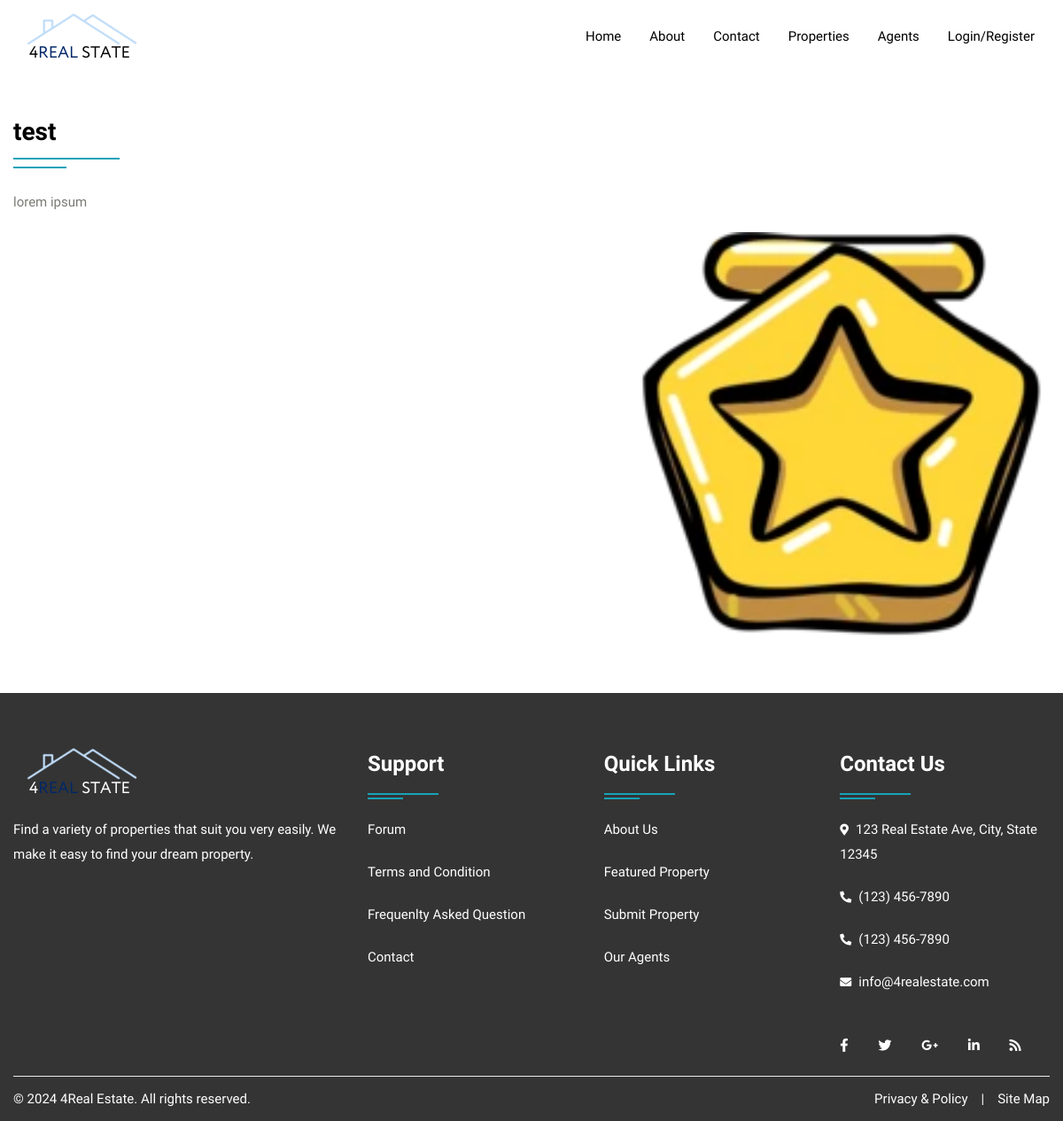
The page /about.php on the database as committed earlier.
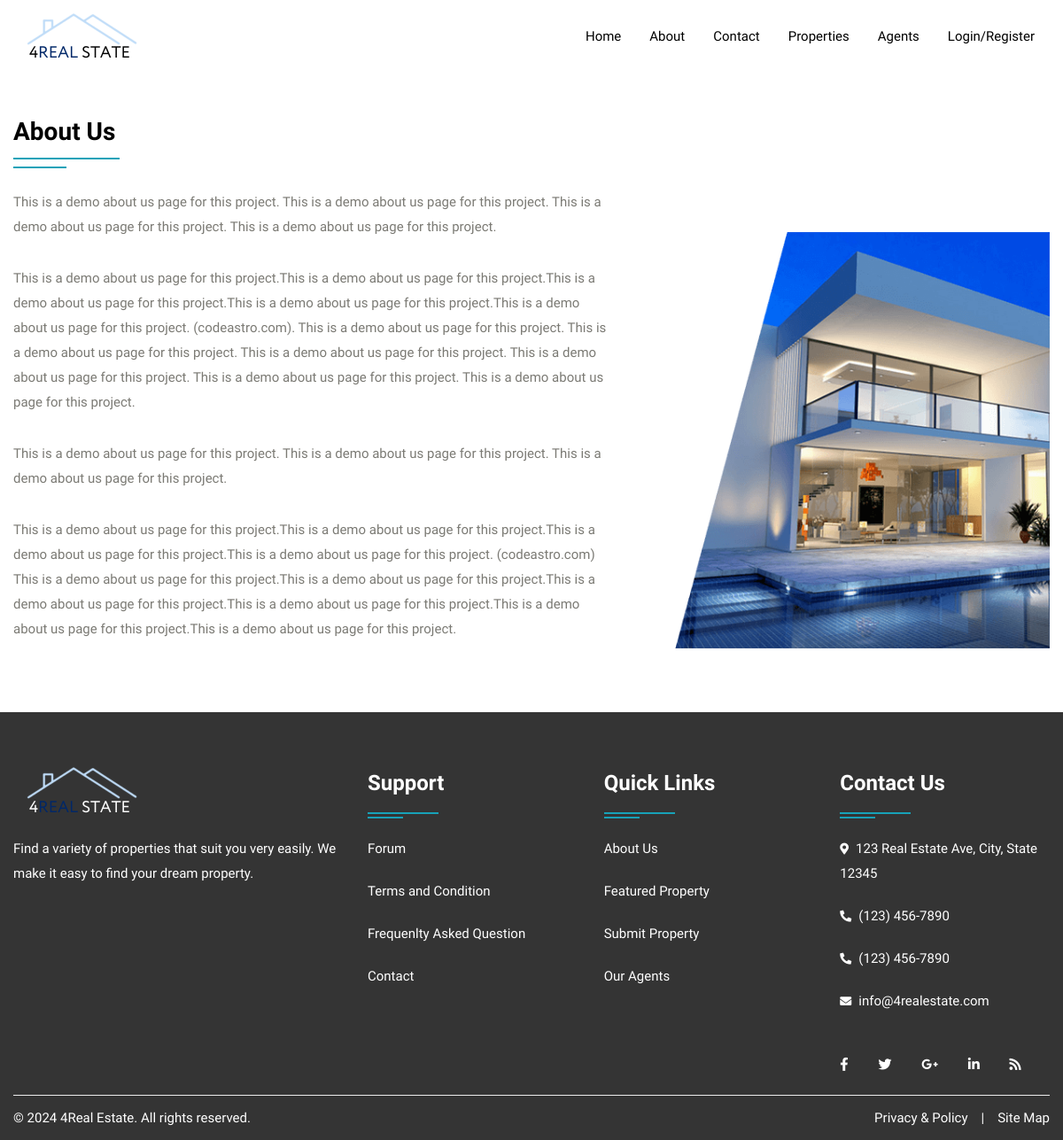
The same page on the database as committed later.
### tables this page shows
CREATE TABLE `about` (
  `id` int(10) NOT NULL,
  `title` varchar(100) NOT NULL,
  `content` longtext NOT NULL,
  `image` varchar(300) NOT NULL
);

### about.php (the view, shortened to what this page needs)
<!DOCTYPE html>
<html lang="en">
<head>
<link rel="stylesheet" type="text/css" href="css/bootstrap.min.css">
<link rel="stylesheet" type="text/css" href="css/bootstrap-slider.css">
<link rel="stylesheet" type="text/css" href="css/jquery-ui.css">
<link rel="stylesheet" type="text/css" href="css/layerslider.css">
<link rel="stylesheet" type="text/css" href="css/color.css" id="color-change">
<link rel="stylesheet" type="text/css" href="css/owl.carousel.min.css">
<link rel="stylesheet" type="text/css" href="css/font-awesome.min.css">
<link rel="stylesheet" type="text/css" href="fonts/flaticon/flaticon.css">
<link rel="stylesheet" type="text/css" href="css/style.css">
</head>
<body>
<div id="page-wrapper">
    <div class="row">
		<?php include("include/header.php");?>
        <div class="full-row">
            <div class="container">
				<?php
					$query=mysqli_query($con,"SELECT * FROM about");
					while($row=mysqli_fetch_array($query))
					{
				?>
				<div class="row">
                    <div class="col-md-12 col-lg-12">
                        <h3 class="double-down-line-left text-secondary position-relative pb-4 mb-4"><?php echo $row['1'];?></h3>
                    </div>
                </div>
                <div class="row about-company">
                    <div class="col-md-12 col-lg-7">
                        <div class="about-content">
                            <?php echo $row['2'];?>
                        </div>
                    </div>
                    <div class="col-md-12 col-lg-5 mt-5">
                        <div class="about-img"> <img src="admin/upload/<?php echo $row['3'];?>" alt="about image"> </div>
                    </div>
                </div>
				<?php } ?>
            </div>
        </div>
		<?php include("include/footer.php");?>
    </div>
</div>
</body>
</html>

Rows that differ between the two databases and show on the page:
removed about: title "test", content "lorem ipsum", image (picture)
added about: title "About Us", content "This is a demo about us page for this project. This is a demo about us page for this project. This is a demo about us page for this project. This is a demo about us page for this project. This is a demo about us page for this project.This is a demo about us page for this project.This is a demo about us page for this project.This is a demo about us page for this project.This is a demo about us page for this project. (codeastro.com). This is a demo about us page for this project. This is a demo about us page for this project. This is a demo about us page for this project. This is a demo about us page for this project. This is a demo about us page for this project. This is a demo about us page…", image (picture)
